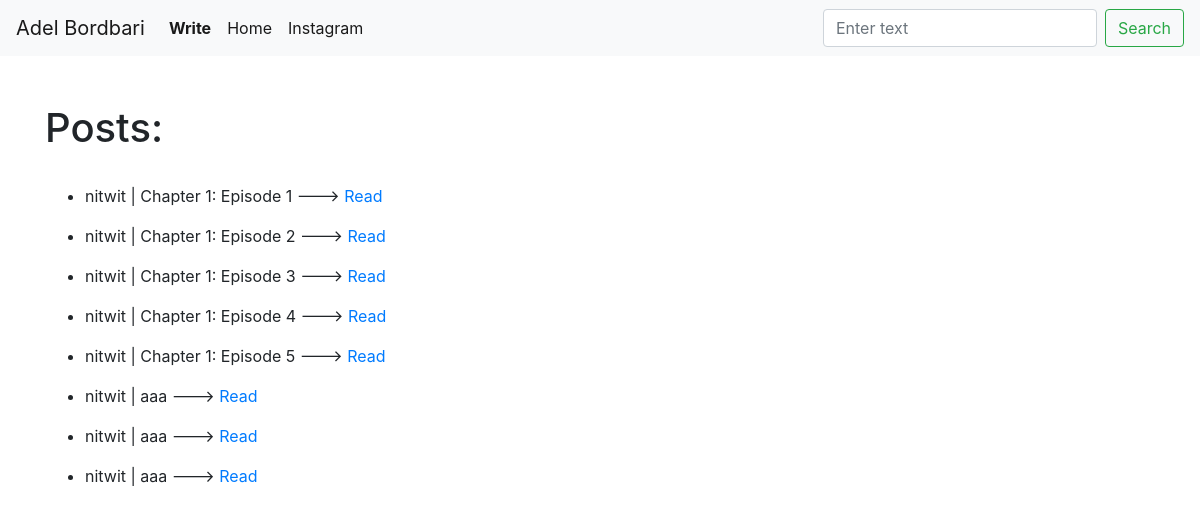
Before: / with the older database file.
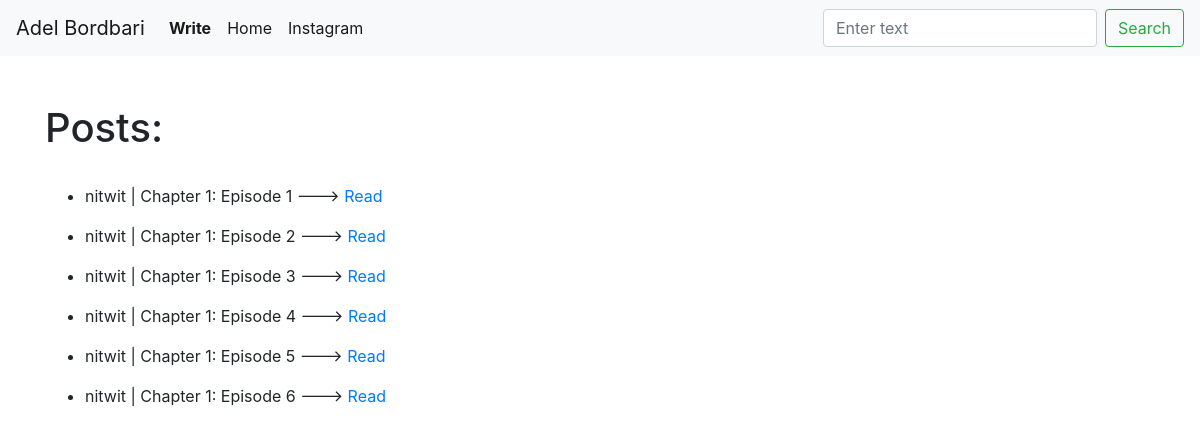
After: the same page with the newer database file.
### blog/models.py (models this page shows, shortened)
class Post(models.Model):
    title = models.CharField(max_length=255)
    slug = models.SlugField(unique=True)
    author = models.ForeignKey(User, on_delete=models.CASCADE)
    body = models.TextField()
    created_on = models.DateTimeField(auto_now_add=True)

### blog/views.py (the view)
# urls.py: path('', post_list_view.as_view(), name='home'),
class post_list_view(ListView):
    model = Post
    template_name = 'home.html'

### blog/templates/home.html
{% extends 'base.html' %}
{% block content %}
<br />
<h1>Posts:</h1> <br />
<ul>
    {% for post in object_list %}
        {% url 'details' post.slug as post_url %}
        <li>
             <p>{{ post.author }} | {{ post.title }} ---> <a href="{{ post_url }}">Read</a></p>
        </li>
    {% endfor %}
</ul>
{% endblock %}

Changed rows visible on the page:
removed Post: author "nitwit", title "aaa"
removed Post: author "nitwit", title "aaa"
removed Post: author "nitwit", title "aaa"
added Post: author "nitwit", title "Chapter 1: Episode 6"
